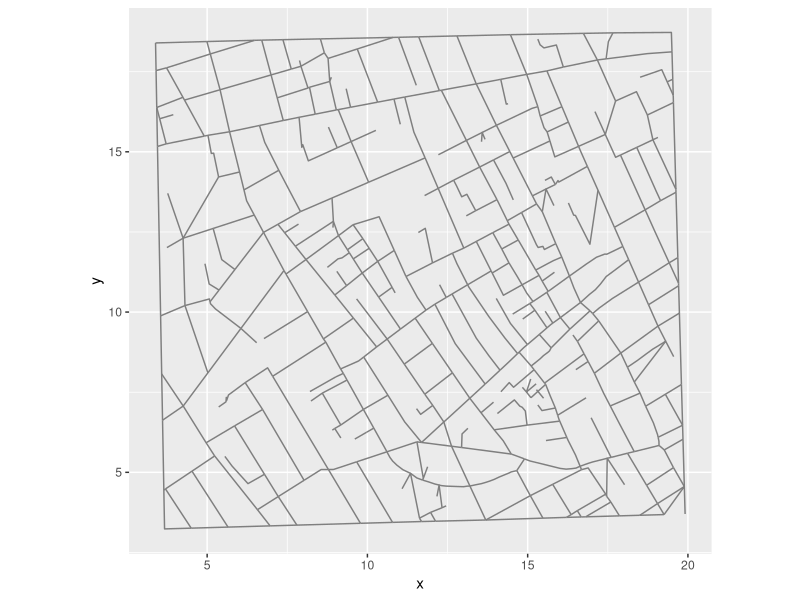
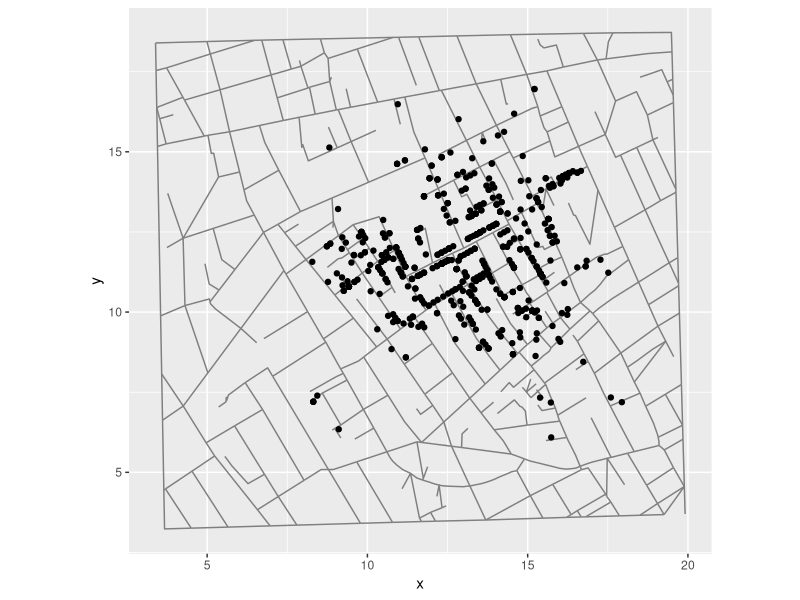
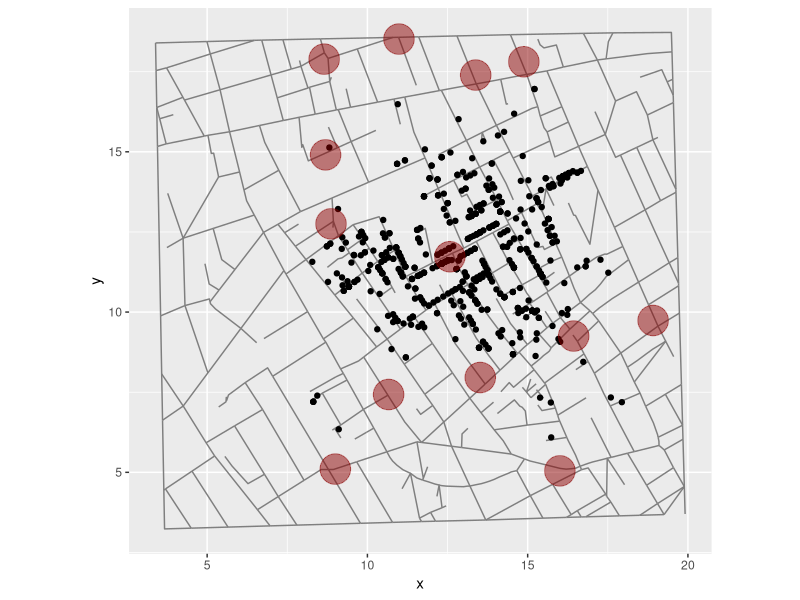
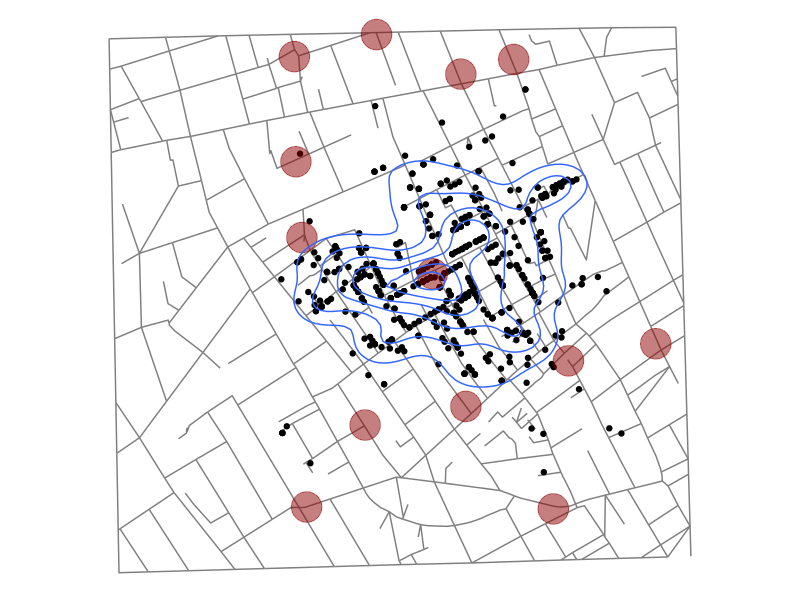

The R script that drew these images, in order:
# ==============================================================================
#  ____  _____ _____
# |    \|   __| __  |  Data Science with R
# |  |  |__   |    -|  Spring 2025
# |____/|_____|__|__|
#
# Cholera deaths in London, 1854 (John Snow)
#
# ============================= See README file for data sources and details ===

# required packages
library(tidyverse)

# read in the cholera deaths data
fatalities <- readr::read_csv("data/cholera-fatalities.csv")
fatalities

# how many deaths listed?
nrow(fatalities)

# read in the London streets data
streets <- readr::read_csv("data/cholera-streets.csv")
streets

# let's plot the streets
ggplot(data = streets, aes(x = x, y = y, group = street)) +
  geom_line(color = "grey50") +
  coord_equal()

# let's plot both the streets and the deaths
ggplot(data = fatalities, aes(x = x, y = y)) +
  geom_line(data = streets, aes(group = street), color = "grey50") +
  geom_point() +
  coord_equal()

# read in the water pumps data
pumps <- readr::read_csv("data/cholera-pumps.csv")

# let's plot the deaths, pumps and streets
plot <- ggplot(data = fatalities, aes(x = x, y = y)) +
  geom_line(data = streets, aes(group = street), color = "grey50") +
  geom_point() +
  geom_point(data = pumps, color = "darkred", size = 10, alpha = 1/2) +
  coord_equal()

plot

# add density curves, remove extra plot elements
plot +
  geom_density2d(bins = 7) +
  theme_void()

# kthxbye
